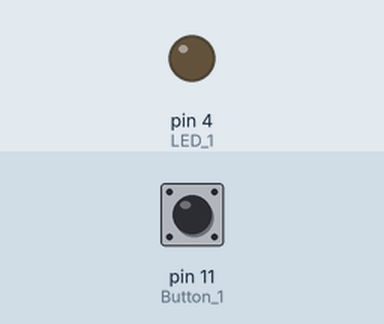
Bench run of a sketch on a simulated Arduino Uno, built with avr-gcc and run on an emulated ATmega328P. On the bench: output pins drawn as LEDs (lit = HIGH). The inputs (shaded band) are chosen by the test bench; at power-on: pin 11 (Button_1) LOW.

Above: at 1.2 s.
1.3 s: pin 11 (Button_1) pulled HIGH for 0.15 s
At 1.37 s:
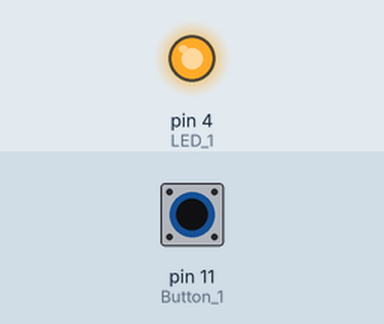
2.9 s: pin 11 (Button_1) pulled HIGH for 3.2 s
At 7.2 s:
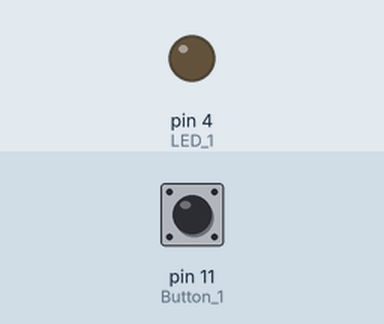
Timing chart, 0 to 8.7 s (numbered marks = the images above; inputs shaded):
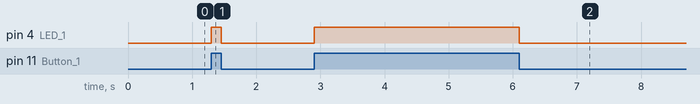

The sketch:

button-led.ino
```cpp
#define LED_1 4
#define Button_1 11

void setup()
{
  pinMode(LED_1, OUTPUT);
  pinMode(Button_1, INPUT);
}

void loop()
{
  if (digitalRead(Button_1) == HIGH)
  {
    digitalWrite(LED_1, HIGH);
  }
  else
  {
    digitalWrite(LED_1, LOW);
  }
}
```

Measured:
- after the input at 1.3 s, pin 4 (LED_1): LOW → HIGH at once, → LOW 0.15 s later
- after the input at 2.9 s, pin 4 (LED_1): LOW → HIGH at once, → LOW 3.2 s later
